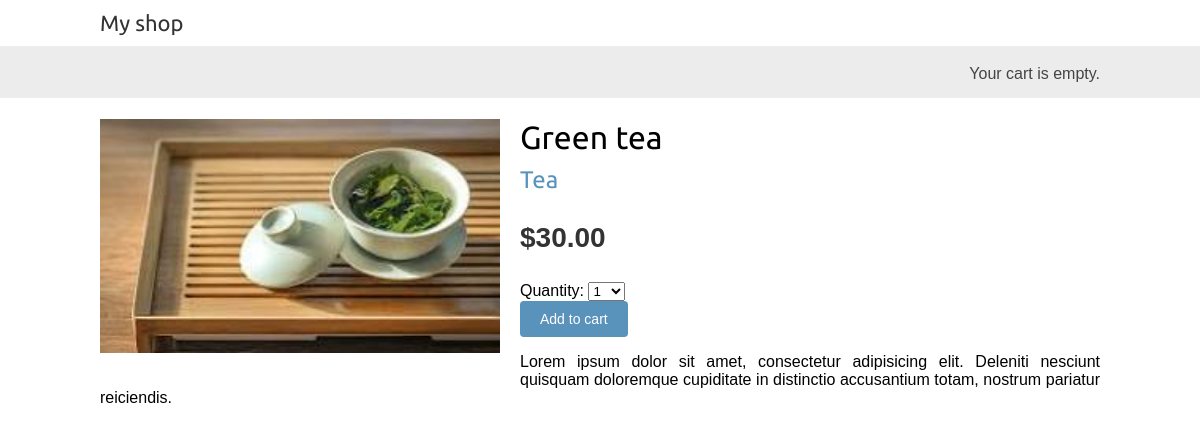
The page /1/tea/ on the database its author committed.
### shop/models.py (models this page shows, shortened)
class Product(models.Model):
    category = models.ForeignKey(
        Category, on_delete=models.CASCADE, related_name='products')
    name = models.CharField(max_length=200)
    slug = models.SlugField(max_length=200)
    image = models.ImageField(upload_to='products/%Y/%m/%d', blank=True)
    description = models.TextField(blank=True)
    price = models.DecimalField(max_digits=10, decimal_places=2)
    available = models.BooleanField(default=True)
    created = models.DateTimeField(auto_now_add=True)
    updated = models.DateTimeField(auto_now=True)
    class Meta:
        ordering = ['name']
        indexes = [
            models.Index(fields=['id', 'slug']),
            models.Index(fields=['name']),
            models.Index(fields=['-created']),
        ]

class Category(models.Model):
    name = models.CharField(max_length=200)
    slug = models.SlugField(max_length=200, unique=True)
    def __str__(self) -> str:
        return self.name
    def get_absolute_url(self):
        return reverse('shop:product_list_by_category', args=[self.slug])
    class Meta:
        ordering = ['name']
        indexes = [
            models.Index(fields=['name']),
        ]
        verbose_name = 'category'
        verbose_name_plural = 'categories'

### shop/views.py (the view)
# urls.py: path('<int:id>/<slug:slug>/', views.product_detail, name='product_detail'),
def product_detail(request, id, slug):
    cart_product_form = CartAddProductForm()
    product = get_object_or_404(Product, id=id, slug=slug, available=True)
    return render(request, 'shop/product/detail.html', {'product': product, 'cart_product_form': cart_product_form})

### cart/forms.py
class CartAddProductForm(forms.Form):
    quantity = forms.TypedChoiceField(
        choices=PRODUCT_QUANTITY_CHOICES,
        coerce=int
    )
    override = forms.BooleanField(
        required=False, initial=False, widget=forms.HiddenInput)

### cart/cart.py (called while the page is built)
    def __len__(self):
        return sum(item['quantity'] for item in self.cart.values())

### cart/context_processors.py (called while the page is built)
def cart(request):
    return {'cart': Cart(request)}

### shop/templates/shop/product/detail.html (shortened to what this page needs)
{% extends "shop/base.html" %}
{% load static %}
{% block content %}
  <div class="product-detail">
    <img src="{% if product.image %}{{ product.image.url }}{% else %}
    {% static 'img/no_image.png' %}{% endif %}">
    <h1>{{ product.name }}</h1>
    <h2>
      <a href="{{ product.category.get_absolute_url }}">
        {{ product.category }}
      </a>
    </h2>
    <p class="price">${{ product.price }}</p>
    <form action="{% url "cart:cart_add" product.id %}" method="post">
      {{ cart_product_form }}
      <input type="submit" value="Add to cart">
    </form>
    {{ product.description|linebreaks }}
  </div>
{% endblock %}

### shop/static/css/base.css (style rules this page uses)
body { margin: 0; padding: 0; font-family: helvetica, sans-serif; }
h1, h2, h3, h4, h5, h6 { font-family: "Ubuntu", sans-serif; font-weight: normal; }
a { text-decoration: none; color: #5993bb; }
a.button, input[type="submit"] { cursor: pointer; color: #fff; background: #5993bb; border-radius: 4px; padding: 10px 20px; font-size: 14px; border: 0; }
.product-detail { text-align: justify; }
.product-detail .price { color: #333; font-size: 28px; font-weight: bold; }
.product-detail img { width: 40%; float: left; padding: 0 20px 20px 0; }
.product-detail h1 { margin-bottom: 0; }
.product-detail h2 { margin-top: 10px; }

### rows shown on the page
Product: image (picture), name "Green tea", category "Tea", price "30.00", description "Lorem ipsum dolor sit amet, consectetur adipisicing elit. Deleniti nesciunt quisquam doloremque cupiditate in distinctio accusantium totam, nostrum pariatur reiciendis."
